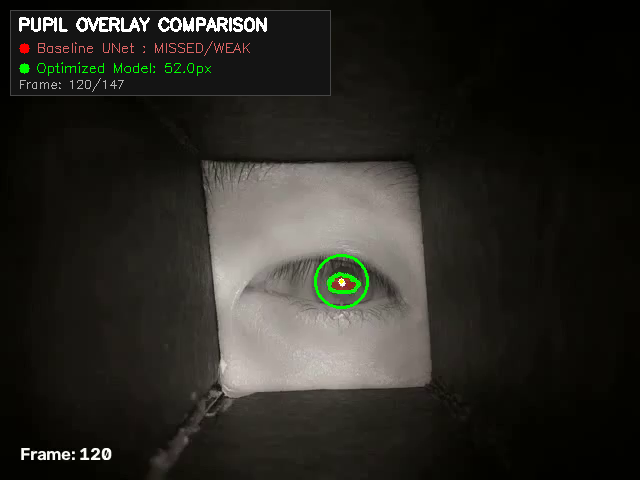
#> input picture data/reference/comparison_overlay_frame120.png, 640 x 480 px
$ python -i pupil_detector2.py   (imports and definitions only)
#> lines starting #> are read from the running program, lines starting #| are printed output that depends on the picture; after the words box and inside, x2 and y2 are one past the last pixel; in counts of white or black regions, pixels touching at a corner belong together
"""
EXPERIMENTAL pupil detector — for footage where pupil_detector.py's plain
full-frame Hough search fails or misfires.

Why a second file: plain Hough-on-the-whole-frame has a sharp failure mode
once the frame contains much more than just skin + eye — e.g. a zoomed-out
eye-camera rig where a lot of the surrounding housing (hard edges, shadows,
corners) is visible. Hough circle detection will confidently return SOME
circle from all that clutter — scored by darkness * radius, a dark shadowed
housing corner can easily outscore the much smaller, lower-contrast real
pupil — and there is no "it found nothing" signal to fall back from, because
it always finds something. Tighter radius bounds only help if you already
know how large the eye appears in frame, which varies a lot between setups.

Approach, per-frame:
  1. Run OpenCV's built-in Haar cascade eye detector (haarcascade_eye.xml,
     shipped with opencv-python — no extra download) on the full frame. This
     is a real trained classifier for "does this look like an eye", so it's
     far more robust to surrounding clutter than any hand-tuned brightness/
     shape heuristic: it generalizes across the very different lighting and
     framing seen across test footage so far, whereas threshold-based
     heuristics broke on nearly every new example.
  2. If an eye is found, crop to it (with padding) and search for the pupil
     ONLY inside that crop — this is what actually fixes the housing-false-
     positive problem, since the clutter is simply no longer in view. The
     search radius is scaled to the detected eye's size, rather than a fixed
     pixel range, so it adapts to how zoomed-in the footage is:
       a. Try Hough circles within the crop first (accurate when the pupil
          boundary has decent contrast).
       b. If that finds nothing, fall back to the brightest-spot-in-crop
          (corneal glint) method from the previous version of this file —
          still useful when a reflection breaks up the pupil's edge.
  3. If Haar finds no eye at all (unusual angle, extreme close-up, poor
     image quality), fall back to the plain full-frame methods: Hough first,
     then the old "widest dark blob" eye-slit crop + glint. These cover the
     original two problem cases this file was first built for, as a safety
     net, but are no longer the primary path.

Usage is identical to pupil_detector.py:
    python pupil_detector_experimental.py input.mp4 output.mp4
    python pupil_detector_experimental.py image.png output.png
    python pupil_detector_experimental.py 0                 # live webcam

Tuning:
    --min-neighbors   Haar cascade strictness (default 3). Raise if it's
                       finding a false "eye" somewhere in the housing;
                       lower if it's missing a real eye.
    --eye-min-size    Minimum eye box size in px the cascade will consider
                       (default 40). Lower this for footage where the eye
                       appears small/far from the camera.
    --debug           Prints what each stage found; saves debug_eye_crop.png
                       for frame 0/the image.

Requires: pip install opencv-python numpy
"""
import argparse
import shutil
import subprocess
import sys
import cv2
import numpy as np

# Reuse the exact full-frame Hough stage and overlay styling from the main
# script, as the fallback-of-last-resort path (see module docstring, step 3).
from pupil_detector import (
    detect_pupil as detect_pupil_hough_fullframe,
    draw_overlay,
    reencode_for_compatibility,
    SAMPLE_FRAMES,
)

_EYE_CASCADE = cv2.CascadeClassifier(cv2.data.haarcascades + "haarcascade_eye.xml")


# [5 lines left out: function remove_glint, not called in this run]


def detect_eye_box(gray, min_neighbors=3, min_size=40):
    """Return (x, y, w, h) of the largest detected eye, or None."""
    eyes = _EYE_CASCADE.detectMultiScale(
        gray, scaleFactor=1.05, minNeighbors=min_neighbors, minSize=(min_size, min_size)
    )
    if len(eyes) == 0:
        return None
    return tuple(max(eyes, key=lambda b: b[2] * b[3]))


def _score_hough_candidates(gray_or_crop, circles):
    best, best_score = None, -1.0
    h, w = gray_or_crop.shape
    for cx, cy, r in circles[0]:
        if r <= 0 or not (0 <= cx < w and 0 <= cy < h):
            continue
        mask = np.zeros((h, w), dtype=np.uint8)
        cv2.circle(mask, (int(cx), int(cy)), int(r), 255, -1)
        mean_intensity = cv2.mean(gray_or_crop, mask=mask)[0]
        score = (255.0 - mean_intensity) * float(r)
        if score > best_score:
            best, best_score = (int(cx), int(cy), int(r), float(mean_intensity)), score
    return best


def detect_pupil_in_eye_crop(gray, box, pad_frac=0.15, debug=False):
    """Search for the pupil only within the detected eye box. Returns
    (cx, cy, radius, brightness) in full-image coordinates, or None."""
    ex, ey, ew, eh = box
    pad = int(pad_frac * ew)
    x0, y0 = max(0, ex - pad), max(0, ey - pad)
    x1, y1 = min(gray.shape[1], ex + ew + pad), min(gray.shape[0], ey + eh + pad)
    crop = gray[y0:y1, x0:x1]
    if crop.size == 0:
        return None

    if debug:
        cv2.imwrite("debug_eye_crop.png", crop)

    # Radius search range scaled to the detected eye's own size, instead of a
    # fixed pixel range -- this is what lets the same code handle both a
    # close-up eye filling most of the frame and a small, distant one.
    min_r, max_r = max(4, int(ew * 0.08)), max(6, int(ew * 0.22))
    blur = cv2.GaussianBlur(crop, (7, 7), 1.5)
    circles = cv2.HoughCircles(
        blur, cv2.HOUGH_GRADIENT, dp=1.0, minDist=max(20, ew // 3),
        param1=60.0, param2=15.0, minRadius=min_r, maxRadius=max_r,
    )
    if circles is not None:
        best = _score_hough_candidates(crop, circles)
        if best is not None:
            cx, cy, r, b = best
            if debug:
                print(f"  Eye-crop Hough: found ({cx + x0},{cy + y0}) r={r}")
            return cx + x0, cy + y0, r, b
    if debug:
        print("  Eye-crop Hough: nothing found, trying glint fallback")

    # Fallback: brightest spot in the crop (corneal glint), with a sanity
    # check so a flat, glint-less crop doesn't produce a confident-looking
    # but meaningless result.
    glint_blur = cv2.GaussianBlur(crop, (5, 5), 0)
    _, glint_val, _, glint_loc = cv2.minMaxLoc(glint_blur)
    crop_median = float(np.median(glint_blur))
    if glint_val < max(150, crop_median + 40):
        if debug:
            print(f"  Eye-crop glint: no clear glint (brightest={glint_val}, median={crop_median:.0f})")
        return None

    fx, fy = glint_loc[0] + x0, glint_loc[1] + y0
    opened = remove_glint(gray)
    center_val = float(opened[fy, fx])
    radii = []
    for ang in np.linspace(0, 2 * np.pi, 24, endpoint=False):
        dx, dy = np.cos(ang), np.sin(ang)
        for r in range(2, max_r + 15):
            px, py = int(round(fx + dx * r)), int(round(fy + dy * r))
            if not (0 <= px < gray.shape[1] and 0 <= py < gray.shape[0]):
                break
            if float(opened[py, px]) > center_val + 18:
                radii.append(r)
                break
    radius = int(np.clip(np.median(radii), min_r, max_r)) if len(radii) >= 6 else (min_r + max_r) // 2

    mask = np.zeros(gray.shape, dtype=np.uint8)
    cv2.circle(mask, (fx, fy), radius, 255, -1)
    brightness = float(cv2.mean(gray, mask=mask)[0])
    if debug:
        print(f"  Eye-crop glint: found ({fx},{fy}) val={glint_val} radius={radius} "
              f"from {len(radii)} samples")
    return fx, fy, radius, brightness


# [27 lines left out: function crop_eye_slit, not called in this run]


def detect_pupil(gray, min_neighbors=3, eye_min_size=40, debug=False):
    """Try Haar eye detection + in-crop search first (robust to surrounding
    clutter); fall back to legacy full-frame methods only if Haar finds no
    eye at all. Returns (cx, cy, radius, brightness) or None."""
    box = detect_eye_box(gray, min_neighbors, eye_min_size)
    if box is not None:
        if debug:
            print(f"  Haar eye box: {box}")
        result = detect_pupil_in_eye_crop(gray, box, debug=debug)
        if result is not None:
            return result
        if debug:
            print("  Nothing usable in the eye crop, falling back to full-frame methods")
    elif debug:
        print("  Haar: no eye found, falling back to full-frame methods")

    result = detect_pupil_hough_fullframe(gray, min_radius=8, max_radius=20, debug=debug)
    if result is not None:
        return result

    legacy_box = crop_eye_slit(gray, debug=debug)
    if legacy_box is None:
        return None
    return detect_pupil_in_eye_crop(gray, legacy_box, pad_frac=0.1, debug=debug)


# [88 lines left out: functions process_video, process_image, live, main, not called in this run]


# [2 lines not run here, left out]

>>> import cv2
>>> picture = cv2.imread('../data/reference/comparison_overlay_frame120.png', cv2.IMREAD_GRAYSCALE)
#> picture: shape (480, 640); min 0, max 255, mean 39.3
>>> result = detect_pupil(picture)
#> in detect_eye_box, `eyes = _EYE_CASCADE.detectMultiScale( gray, scaleFactor=1.05, minNeigh..`: eyes = [[267, 217, 133, 133]]
#> in detect_pupil, `box = detect_eye_box(gray, min_neighbors, eye_min_size)`: box = (267, 217, 133, 133)
#> in detect_pupil_in_eye_crop, `ex, ey, ew, eh = box`: ex = 267; ey = 217; ew = 133
#> in detect_pupil_in_eye_crop, `pad = int(pad_frac * ew)`: pad = 19
#> in detect_pupil_in_eye_crop, `x0, y0 = max(0, ex - pad), max(0, ey - pad)`: x0 = 248; y0 = 198
#> in detect_pupil_in_eye_crop, `x1, y1 = min(gray.shape[1], ex + ew + pad), min(gray.shape[0], ey + eh..`: x1 = 419; y1 = 369
#> in detect_pupil_in_eye_crop, `crop = gray[y0:y1, x0:x1]`:
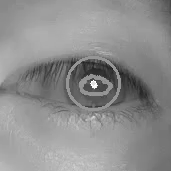
#> crop: shape (171, 171); min 31, max 255, mean 141.5
#> in detect_pupil_in_eye_crop, `min_r, max_r = max(4, int(ew * 0.08)), max(6, int(ew * 0.22))`: min_r = 10; max_r = 29
#> in detect_pupil_in_eye_crop, `blur = cv2.GaussianBlur(crop, (7, 7), 1.5)`:
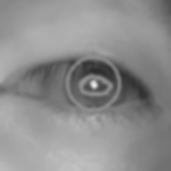
#> blur: shape (171, 171); min 44, max 232, mean 141.5
#> in detect_pupil_in_eye_crop, `circles = cv2.HoughCircles( blur, cv2.HOUGH_GRADIENT, dp=1.0, minDist=..`: circles = [[92.5, 83.5, 23.6]]
#> the loop in _score_hough_candidates, `for cx, cy, r in circles[0]:` made 1 pass
#> (cx, cy, r, mean_intensity, score, best, best_score) on pass 1: (92.5, 83.5, 23.6, 94.17, 3795.7, (92, 83, 23, 94.17), 3795.7)
#> after the loop in _score_hough_candidates, `for cx, cy, r in circles[0]:`:
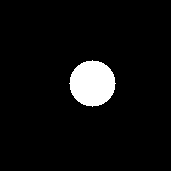
#> mask: shape (171, 171); 5.7% white; 1 white region, box (x1, y1, x2, y2) and area: (69, 60, 116, 107) 1653
#> after the loop in _score_hough_candidates, `for cx, cy, r in circles[0]:`: best_score = 3795.7
#> in detect_pupil_in_eye_crop, `best = _score_hough_candidates(crop, circles)`: best = (92, 83, 23, 94.17)
#> in detect_pupil_in_eye_crop, `cx, cy, r, b = best`: cx = 92; cy = 83; r = 23; b = 94.17
#> in detect_pupil, `result = detect_pupil_in_eye_crop(gray, box, debug=debug)`: result = (340, 281, 23, 94.17)
#> result = (340, 281, 23, 94.17)
